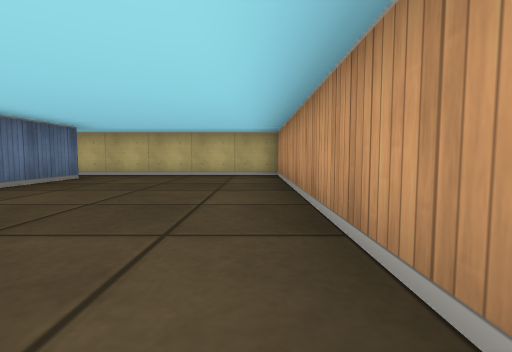
view 1 (above)

24 first-person views from a walk through a cub3D level. The camera is about half as high as the walls, tilts 4° down and sees 85° across. The floor is counted in squares. Each view is taken from the middle of a square. On the plan, view 1 faces up. The plan holds only what a view shows up to about 9 squares ahead; the rest is blank.

view 2
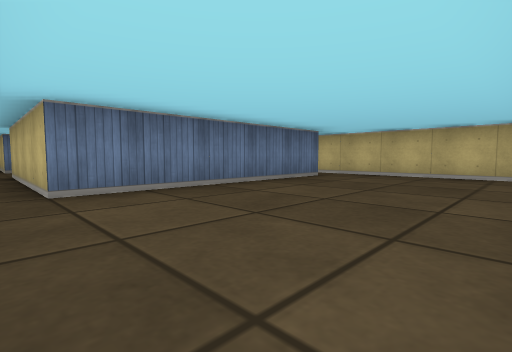

view 3
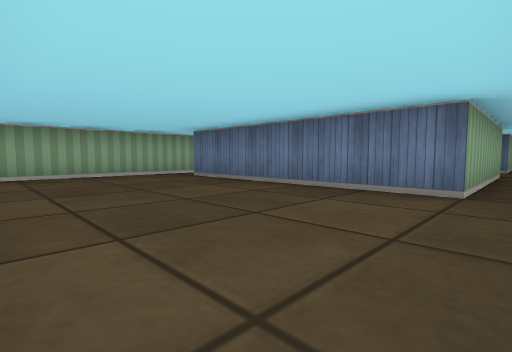

view 4
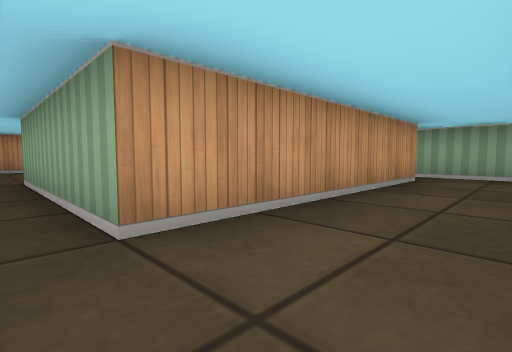

view 5
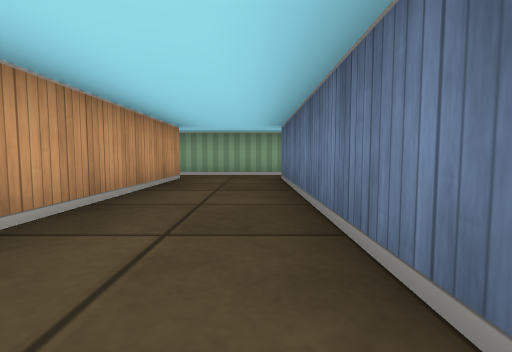

view 6
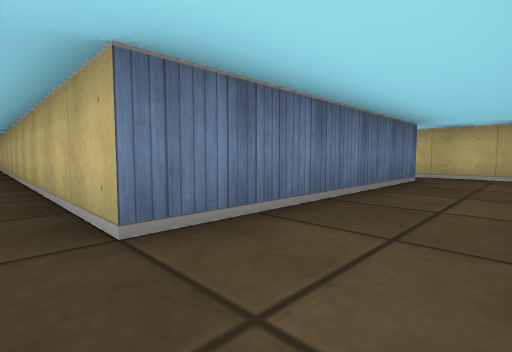

view 7
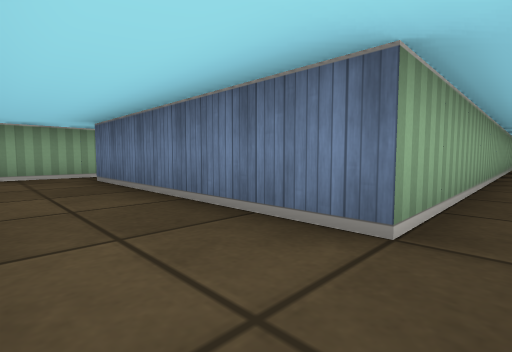

view 8
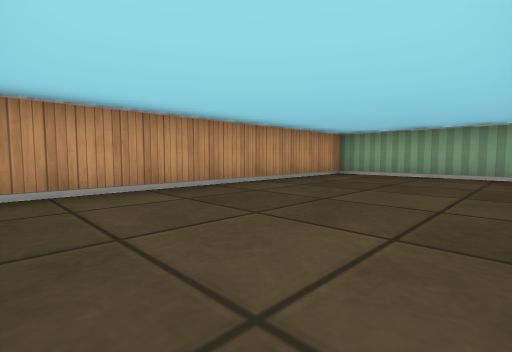

view 9
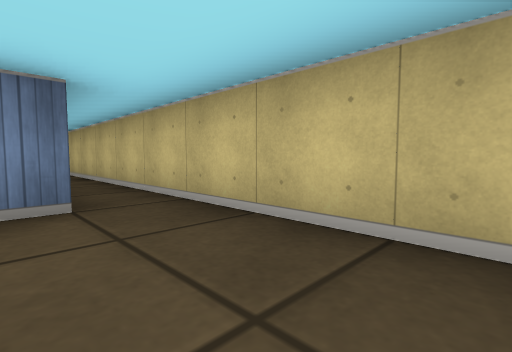

view 10
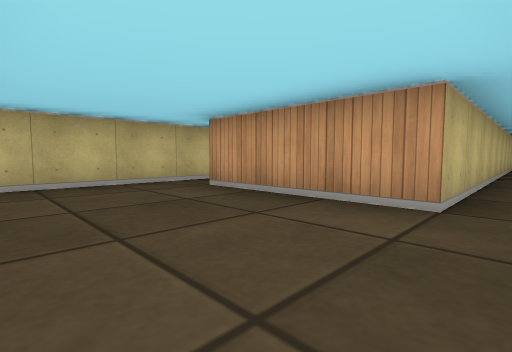

view 11
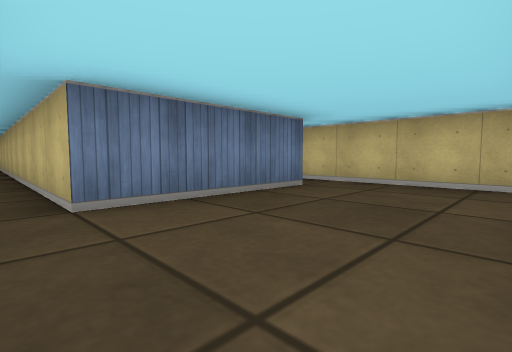

view 12
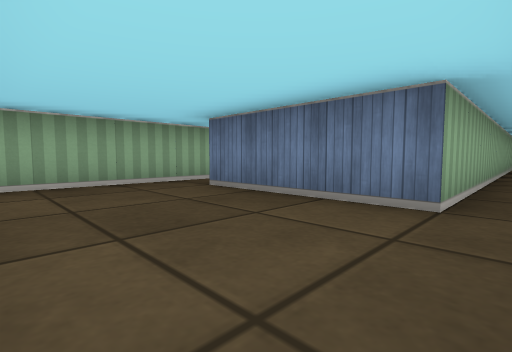

view 13
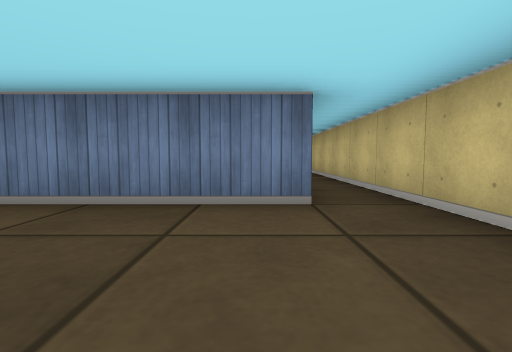

view 14
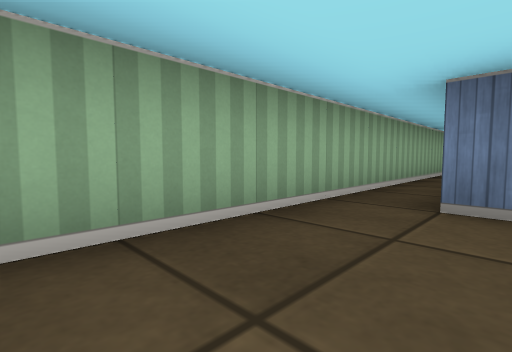

view 15
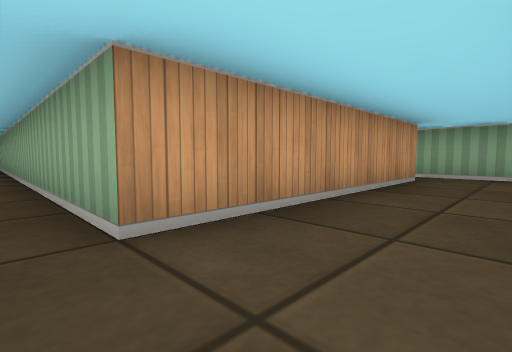

view 16
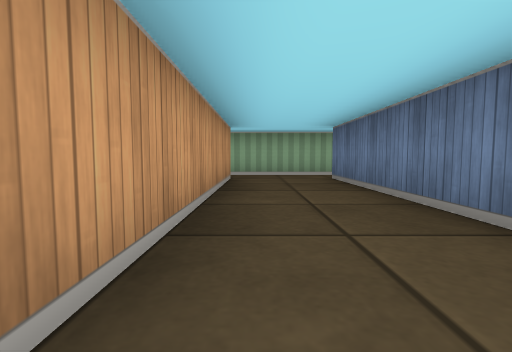

view 17
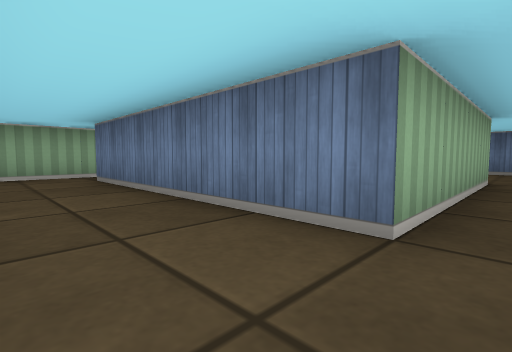

view 18
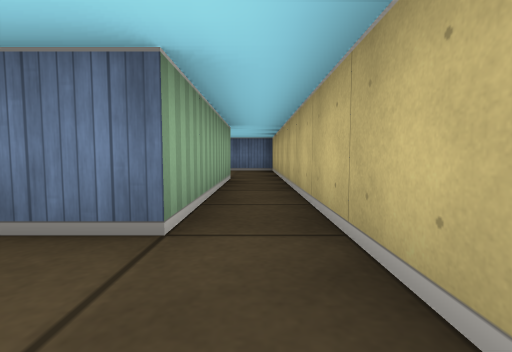

view 19
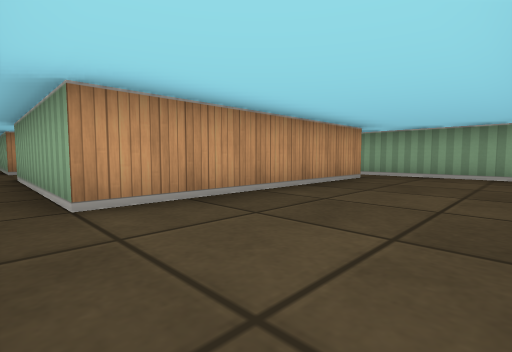

view 20
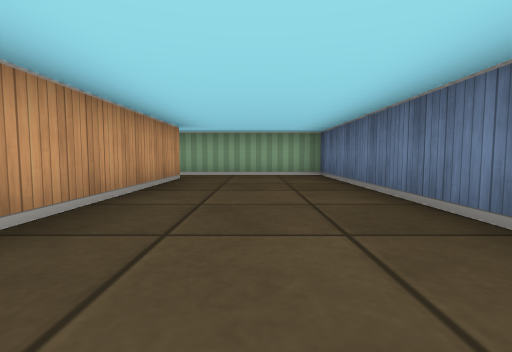

view 21
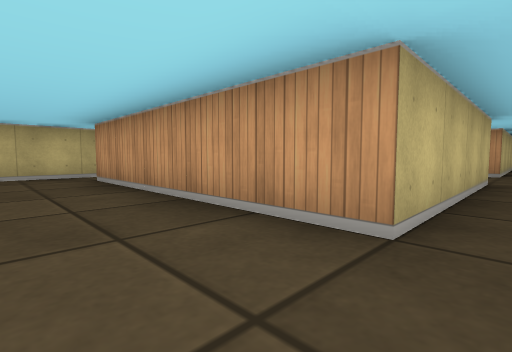

view 22
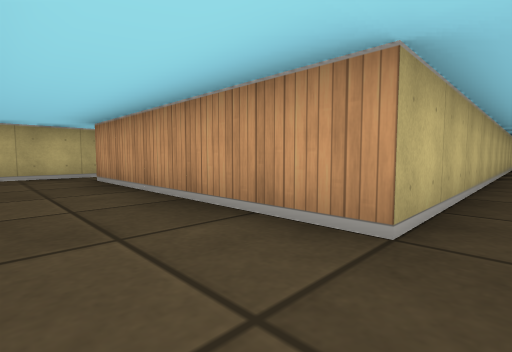

view 23
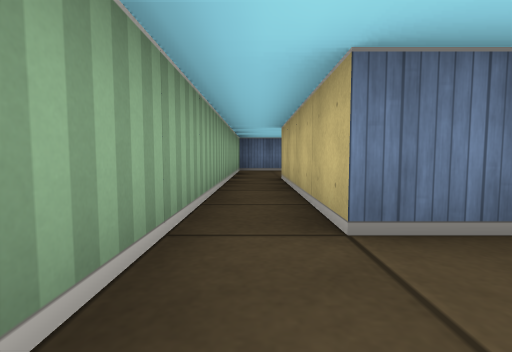

view 24
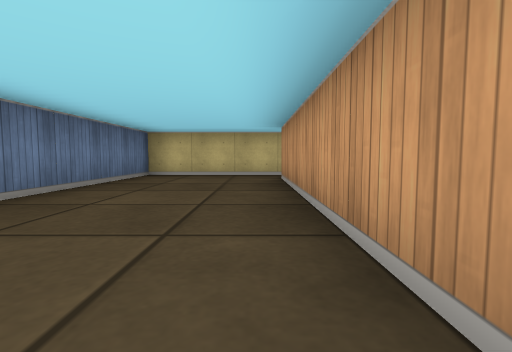

### Floor plan
Ten units are one square. View 1 is at (0, 0); x grows to the right and y downward. Boxes are objects, and circles mark ways between rooms. Rooms are numbered by the first view taken in them; rooms with no view inside come last. Other rooms are left out.
<svg viewBox="-300 -110 310 120">
<path fill="none" stroke="#000" d="M-42 5 5 5 5 -65 -75 -65M-75 -55 -35 -55 -35 -5 -75 -5M-99 5 -71 5M-75 -5 -75 -55M-115 -55 -95 -55 -95 -5 -205 -5M-75 -65 -115 -65M-231 -95 -145 -95 -145 -65 -205 -65M-205 -55 -115 -55M-115 -65 -115 -95M-108 -105 -195 -105M-205 -5 -205 -55M-205 -65 -265 -65M-265 -55 -225 -55 -225 -5 -265 -5M-265 5 -201 5M-265 -5 -265 -55M-265 -65 -295 -65 -295 5 -265 5"/>
<circle cx="-80" cy="-60" r="3" fill="#2a7"/>
<circle cx="-80" cy="0" r="3" fill="#2a7"/>
<circle cx="-105" cy="-60" r="3" fill="#2a7"/>
<circle cx="-200" cy="0" r="3" fill="#2a7"/>
<circle cx="-210" cy="-60" r="3" fill="#2a7"/>
<circle cx="-260" cy="-60" r="3" fill="#2a7"/>
<circle cx="-260" cy="0" r="3" fill="#2a7"/>
<text x="-20" y="-30">1</text>
<text x="-110" y="0">2</text>
<text x="-200" y="-100">3</text>
<text x="-220" y="-30">4</text>
<text x="-280" y="-30">5</text>
</svg>
Room 1 opens to room 2. Room 2 opens to room 3. Room 2 opens to room 4. Room 3 opens to room 4. Room 4 opens to room 5.

Where each view was taken, in squares from view 1:
view 1: 0 up, 0 right, facing up
view 2: 0 up, 0 right, facing up-left
view 3: 6 up, 0 right, facing down-left
view 4: 6 up, 9 left, facing down-right
view 5: 6 up, 9 left, facing down
view 6: 0 up, 8 left, facing up-left
view 7: 6 up, 8 left, facing down-left
view 8: 6 up, 3 left, facing down-right
view 9: 5 up, 1 left, facing up-left
view 10: 6 up, 14 left, facing up-right
view 11: 6 up, 12 left, facing up-left
view 12: 10 up, 12 left, facing down-left
view 13: 9 up, 12 left, facing left
view 14: 7 up, 12 left, facing down-left
view 15: 6 up, 22 left, facing down-right
view 16: 6 up, 21 left, facing down
view 17: 6 up, 21 left, facing down-left
view 18: 6 up, 21 left, facing left
view 19: 6 up, 29 left, facing down-right
view 20: 6 up, 28 left, facing down
view 21: 0 up, 28 left, facing up-right
view 22: 0 up, 22 left, facing up-right
view 23: 0 up, 21 left, facing left
view 24: 0 up, 27 left, facing up
